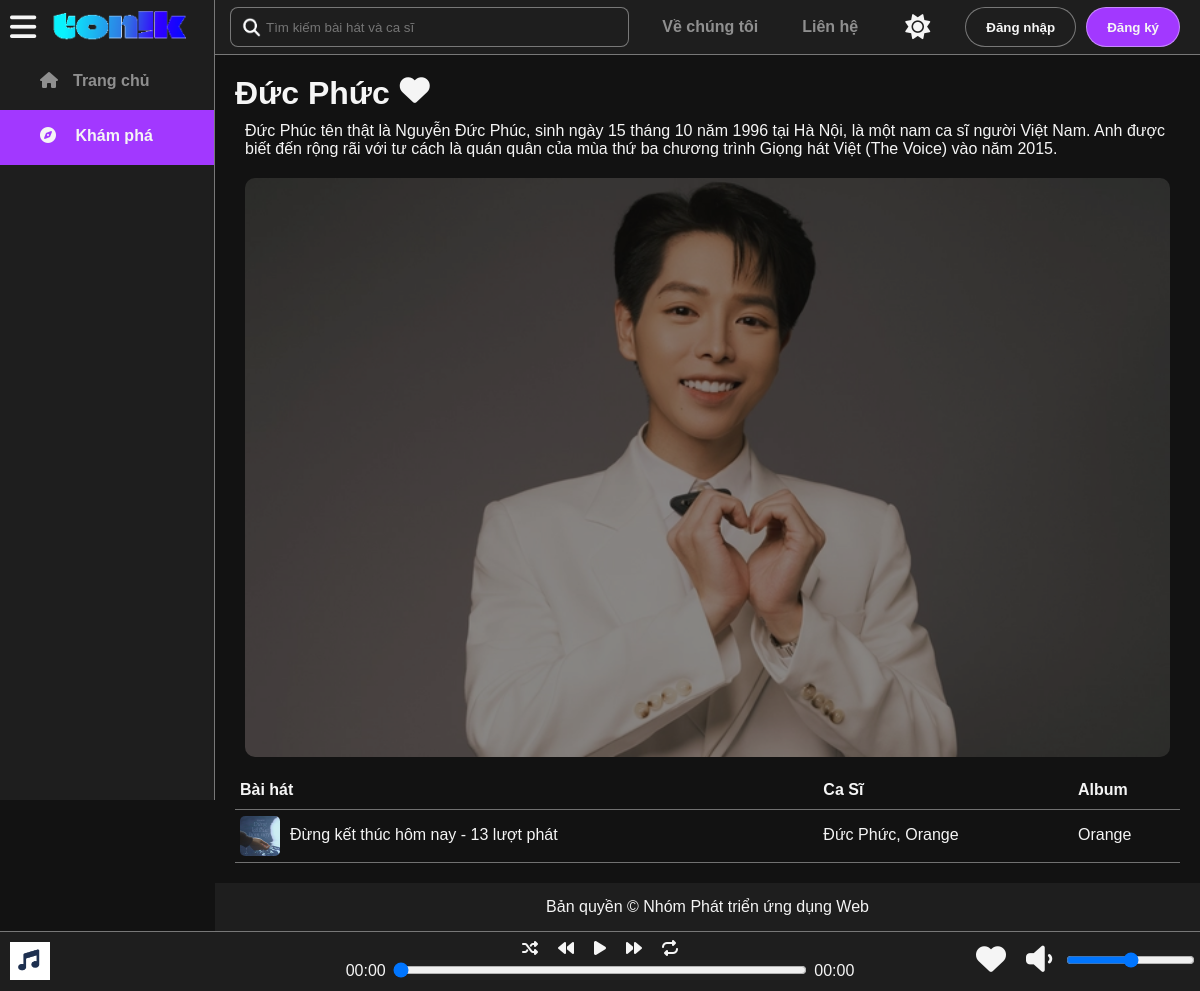
The page /blank_web/play-music/load-ajax/load-song-in-singer.php?macs=CS002 on the database its author committed.
### tables this page shows
CREATE TABLE CaSi (
  MaCaSi char(5) NOT NULL,
  TenCaSi varchar(50),
  Picture varchar(200),
  Banner varchar(200),
  GioiThieu text,
  CONSTRAINT pk_casi PRIMARY KEY (MaCaSi)
);

CREATE TABLE BaiHat_CaSi (
  MaBaiHat char(5) NOT NULL,
  MaCaSi char(5) NOT NULL,
  CONSTRAINT pk_bt_cs PRIMARY KEY (MaBaiHat, MaCaSi)
);

CREATE TABLE BaiHat (
  MaBaiHat char(5) NOT NULL,
  TenBH varchar(100),
  Picture varchar(200),
  Audio varchar(200),
  SoLuotPhat int,
  MaAlbum char(5),
  CONSTRAINT pk_baihat PRIMARY KEY (MaBaiHat)
);

### blank_web/play-music/load-ajax/load-song-in-singer.php (the view, shortened to what this page needs)
<?php include("../config/connect.php"); ?>
<?php if (!empty($_SERVER['HTTP_X_REQUESTED_WITH']) &&
strtolower($_SERVER['HTTP_X_REQUESTED_WITH']) == 'xmlhttprequest') {?>
<?php $macs = $_GET['macs'];
$sql = "select * from CaSi where MaCaSi = '$macs'";
$result = $conn->query($sql);
while ($row = $result->fetch_assoc()) { ?>
	<div>
		<div class="singer-name-in-banner">
			<div style="margin-right: 10px; font-size: 200%; font-weight: bold;"><?php echo $row['TenCaSi']; ?></div>
			<div class="save-singer" data-macs="<?php echo $row['MaCaSi']; ?>">
				<?php if (!empty($_SESSION)) {
					$stmt = $conn->prepare("select * from Usr_CaSi where MaUsr = ? and MaCaSi = ?");
					$maUsr = $_SESSION['mausr'];
					$stmt->bind_param("is", $maUsr, $macs);
					$stmt->execute();
					$result2 = $stmt->get_result();
					if ($result2->num_rows > 0) { ?>
				<span style="font-size: 30px; color: var(--button-color);" class="fa-solid fa-heart"></span>
					<?php } else { ?>
				<span style="font-size: 30px;" class="fa-solid fa-heart"></span>
					<?php }
				} else { ?>
				<span style="font-size: 30px;" class="fa-solid fa-heart"></span>
				<?php } ?>
			</div>
		</div>
		<p style="padding: 10px;"><?php echo $row['GioiThieu']; ?><p>
	</div>
	<div class="banner">
		<img src="<?php echo $row['Banner']; ?>"/>
		<div class="banner-content">
			<div></div>
			<div></div>
		</div>
	</div>
<?php }
$stmt = $conn->prepare("select * from BaiHat as bh, BaiHat_CaSi as bh_cs where bh.MaBaiHat = bh_cs.MaBaiHat
and bh_cs.MaCaSi= ?");
$stmt->bind_param("s", $macs);
$stmt->execute();
$result = $stmt->get_result();?>
<?php if ($result->num_rows > 0) { ?>
	<table>
		<thead>
			<tr>
				<th>Bài hát</th>
				<th>Ca Sĩ</th>
				<th>Album</th>
			</tr>
		</thead>
		<tbody>
<?php while ($row = $result->fetch_assoc()) { ?>
<?php $mabh = $row['MaBaiHat'];
		$sql2 = "SELECT cs.TenCaSi FROM CaSi cs JOIN BaiHat_CaSi bhcs ON cs.MaCaSi = bhcs.MaCaSi WHERE bhcs.MaBaiHat = '$mabh'";
		$result_casi = $conn->query($sql2);
		$i = 1;
		$number_rows = $result_casi->num_rows;
		$song_singer = "";
		while ($row_casi = $result_casi->fetch_assoc()) {
		  $song_singer .= $row_casi['TenCaSi'];
		  if ($i < $number_rows) {
			$song_singer .= ", ";
			$i++;
		  }
		}
$sql3 = "select TenAlbum from Album as al, BaiHat as bh where al.MaAlbum = bh.MaAlbum and bh.MaBaiHat = '$mabh'";
		$result_album = $conn->query($sql3);
		$i = 1;
		$number_rows = $result_album->num_rows;
		$album_list = "";
		while ($row_album = $result_album->fetch_assoc()) {
		  $album_list .= $row_album['TenAlbum'];
		  if ($i < $number_rows) {
			$album_list .= ", ";
			$i++;
		  }
		}		?>
			<tr class="music-playlist" data-src="<?php echo $row['Audio']; ?>" data-img="<?php echo $row['Picture']; ?>" data-title="<?php echo $row['TenBH'];?>" data-singer="<?php echo $song_singer; ?>"
			data-mabaihat="<?php echo $row['MaBaiHat']; ?>">
				<td>
					<div style="display: flex;">
						<div style="padding-top: 5px;">
							<img src="<?php echo $row['Picture'];?>" width="40px" height="40px" style="border-radius: 5px;">
						</div>
						<div style="padding: 15px 0px 0px 10px;">
							<?php echo $row['TenBH']; ?> - <?php echo $row['SoLuotPhat']; ?> lượt phát
						</div>
					</div>
					<div class="extra-info"><i><?php echo $song_singer; ?> - <?php echo $album_list; ?></i></div>
				</td>
				<td>
					<div style="padding-top: 15px;">
						<?php echo $song_singer; ?>
					</div>
				</td>
				<td><div style="padding-top: 15px;"><?php echo $album_list; ?></div></td>
			</tr>
<?php }	?>
		</tbody>
	</table>
<?php }	?>
<script>
		offsetType = 6;
		offsetSinger = 6;
		offsetAlbum = 6;
		$(window).scrollTop(0);
		$(".menu").removeClass("menu-active");
		$(".explore-menu").addClass("menu-active");
</script>
<?php } else { ?>
<?php include("../include/user/header.php");?>
<?php include("../include/user/music-control.php");?>
<?php include("../include/user/sidebar.php");?>
<div class="main-content">
<?php $macs = $_GET['macs'];
$sql = "select * from CaSi where MaCaSi = '$macs'";
$result = $conn->query($sql);
while ($row = $result->fetch_assoc()) { ?>
	<div>
		<div class="singer-name-in-banner">
			<div style="margin-right: 10px; font-size: 200%; font-weight: bold;"><?php echo $row['TenCaSi']; ?></div>
			<div class="save-singer" data-macs="<?php echo $row['MaCaSi']; ?>">
				<?php if (!empty($_SESSION)) {
					$stmt = $conn->prepare("select * from Usr_CaSi where MaUsr = ? and MaCaSi = ?");
					$maUsr = $_SESSION['mausr'];
					$stmt->bind_param("is", $maUsr, $macs);
					$stmt->execute();
					$result2 = $stmt->get_result();
					if ($result2->num_rows > 0) { ?>
				<span style="font-size: 30px; color: var(--button-color);" class="fa-solid fa-heart"></span>
					<?php } else { ?>
				<span style="font-size: 30px;" class="fa-solid fa-heart"></span>
					<?php }
				} else { ?>
				<span style="font-size: 30px;" class="fa-solid fa-heart"></span>
				<?php } ?>
			</div>
		</div>
		<p style="padding: 10px;"><?php echo $row['GioiThieu']; ?><p>
	</div>
	<div class="banner">
		<img src="<?php echo $row['Banner']; ?>"/>
	</div>
<?php }
$stmt = $conn->prepare("select * from BaiHat as bh, BaiHat_CaSi as bh_cs where bh.MaBaiHat = bh_cs.MaBaiHat
and bh_cs.MaCaSi= ?");
$stmt->bind_param("s", $macs);
$stmt->execute();
$result = $stmt->get_result();?>
<?php if ($result->num_rows > 0) { ?>
	<table>
		<thead>
			<tr>
				<th>Bài hát</th>
				<th>Ca Sĩ</th>
				<th>Album</th>
			</tr>
		</thead>
		<tbody>
<?php while ($row = $result->fetch_assoc()) { ?>
<?php $mabh = $row['MaBaiHat'];
		$sql2 = "SELECT cs.TenCaSi FROM CaSi cs JOIN BaiHat_CaSi bhcs ON cs.MaCaSi = bhcs.MaCaSi WHERE bhcs.MaBaiHat = '$mabh'";
		$result_casi = $conn->query($sql2);
		$i = 1;
		$number_rows = $result_casi->num_rows;
		$song_singer = "";
		while ($row_casi = $result_casi->fetch_assoc()) {
		  $song_singer .= $row_casi['TenCaSi'];
		  if ($i < $number_rows) {
			$song_singer .= ", ";
			$i++;
		  }
		}
$sql3 = "select TenAlbum from Album as al, BaiHat as bh where al.MaAlbum = bh.MaAlbum and bh.MaBaiHat = '$mabh'";
		$result_album = $conn->query($sql3);
		$album_list = "";
		while ($row_album = $result_album->fetch_assoc()) {
		  $album_list .= $row_album['TenAlbum'];
		}		?>
			<tr class="music-playlist" data-src="<?php echo $row['Audio']; ?>" data-img="<?php echo $row['Picture']; ?>" data-title="<?php echo $row['TenBH'];?>" data-singer="<?php echo $song_singer; ?>"
			data-mabaihat="<?php echo $row['MaBaiHat']; ?>">
				<td>
					<div style="display: flex;">
						<div style="padding-top: 5px;">
							<img src="<?php echo $row['Picture'];?>" width="40px" height="40px" style="border-radius: 5px;">
						</div>
						<div style="padding: 15px 0px 0px 10px;">
							<?php echo $row['TenBH']; ?> - <?php echo $row['SoLuotPhat']; ?> lượt phát
						</div>
					</div>
				</td>
				<td>
					<div style="padding-top: 15px;">
						<?php echo $song_singer; ?>
					</div>
				</td>
				<td><div style="padding-top: 15px;"><?php echo $album_list; ?></div></td>
			</tr>
<?php }	?>
		</tbody>
	</table>
<?php }	?>
</div>
<?php include("../include/user/footer.php");?>
<?php } ?>

### blank_web/play-music/include/user/header.php (shortened to what this page needs)
<!DOCTYPE html>
<html>
	<head>
		<link rel="stylesheet" type="text/css" href="/play-music/css/user/style.css"/>
	</head>
	<body>
		<div class="nav-bar">
			<div class="top-toggle-logo">
				<div class="toggle">
				</div>
				<div class="logo" onclick="loadSite('index.php');">
					<a>
					</a>
				</div>
			</div>
			<div class="top-search">
				<input type="text" class="search" placeholder="Tìm kiếm bài hát và ca sĩ"/>
			</div>
			<div class="top-menu">
				<ul>
					<li><a class="about-us-menu menu" onclick="loadSite('about-us.php');">Về chúng tôi</a></li>
					<li><a class="contact-menu menu" onclick="loadSite('contact.php');">Liên hệ</a></li>
				</ul>
			</div>
			<div class="top-button-login">
				<?php if (isset($_SESSION['role']) && ($_SESSION["role"] == "admin" || $_SESSION["role"] == "user")) {
					$sql = "select Avatar from Usr where Username = '{$_SESSION['username']}'";
					$result = $conn->query($sql);
					$avatar = "";
					while ($row = $result->fetch_assoc()) {
						$avatar = $row['Avatar'];
					}?>
				<div class="dark-mode">
					<span class="fa-solid fa-sun" style="font-size: 25px"></span>
				</div>
				<div class="login-item">
					<img onclick="showLoginDropdownMenu();" src="<?php echo $avatar;?>" width="40px" style="border-radius: 50%;"/>
					<div class="login-dropdown-menu">
						<div class="login-account">
							<?php $username = $_SESSION['username'];
							$stmt = $conn->prepare("select HoTen from Usr where Username = ? limit 1");
							$stmt->bind_param("s", $username);
							$stmt->execute();
							$result = $stmt->get_result();
							if ($result->num_rows > 0) {
								while ($row = $result->fetch_assoc()) { ?>
								<div><img src="<?php echo $avatar;?>" width="40px" style="border-radius: 50%;"/></div>
								<div class="name updated-account"><?php echo $row["HoTen"];?></div>
								<?php }
							}?>
						</div>
						<ul>
							<?php if (!empty($_SESSION) && $_SESSION['role'] == "admin") { ?>
							<li><a href="/play-music/admin/dashboard.php">Dashboard</a></li>
							<?php } ?>
							<li><a id="profile-menu" class="menu" onclick="loadSite('profile.php');">Hồ sơ</a></li>
							<li><a href="log-out.php">Đăng xuất</a><li>
						</ul>
						<div style="height:10px;">
						</div>
					</div>
					<script>
						function showLoginDropdownMenu() {
							$(".login-dropdown-menu").toggle();
						}
					</script>
				</div>
				<div>
				</div>
				<?php } else { ?>
				<div class="dark-mode">
				</div>
				<div class="button-item">
					<input type="button" onclick="location.href='log-in.php'" class="button-secondary" value="Đăng nhập"/>
				</div>
				<div class="button-item">
					<input type="button" onclick="location.href='sign-up.php'" value="Đăng ký"/>
				</div>
				<?php } ?>
			</div>
		</div>

### blank_web/play-music/include/user/music-control.php (shortened to what this page needs)
<div class="music-control">
	<div class="left-control">
        <div class="song-picture-container">
			<img id="song-picture" src="/play-music/media/image/items/music-disc.png" width="40px"/>
        </div>
        <div class="song-content-container">
        </div>
	</div>
	<div class="center-control" align="center">
		<div class="control-button">
			<div id="random" class="control-button-hover" style="margin: 0px 10px 0px 10px">
				<span class="fa-solid fa-random"></span>
			</div>
			<div id="backward" class="control-button-hover" style="margin: 0px 10px 0px 10px">
				<span class="fa-solid fa-backward"></span>
			</div>
			<div id="pause" class="control-button-hover" style="margin: 0px 10px 0px 10px">
				<span class="fa-solid fa-play"></span>
			</div>
			<div id="forward" class="control-button-hover" style="margin: 0px 10px 0px 10px">
				<span class="fa-solid fa-forward"></span>
			</div>
			<div id="repeat" class="control-button-hover" style="margin: 0px 10px 0px 10px">
				<span class="fa-solid fa-repeat"></span>
			</div>
		</div>
		<div class="control-bar">
			<div align="right">
				<span id="current-time">00:00 </span>
			</div>
			<div style="padding: 0px 7px 0px 7px;">
				<input type="range" id="time-bar" value="0" min="0" max="100" style="width: 100%;">
			</div>
			<div align="left">
				<span id="full-time"> 00:00</span>
			</div>
		</div>
	</div>
	<div class="right-control">
		<div id="heart" class="control-button-hover" style="padding:12px 20px 0px 0px;">
			<span class="fa-solid fa-heart" style="font-size: 30px;"></span>
		</div>
		<div class="control-button-hover" id="volume-icon" style="padding:12px 5px 0px 0px; width: 40px;">
			<span class="fa-solid fa-volume-down" style="font-size: 30px;"></span>
		</div>
		<div class="volume-bar-sm-screen" style="padding:20px 5px 0px 0px;">
			<input type="range" id="volume-bar" value="50" min="0" max="100" style="width: 100%;">
		</div>
	</div>
</div>

### blank_web/play-music/include/user/sidebar.php (shortened to what this page needs)
<div class="sidebar">
	<div class="side-toggle-logo">
		<div class="toggle">
			<span class="fa-solid fa-bars" style="font-size: 30px;"><span>
		</div>
		<div class="logo" onclick="loadSite('index.php');">
			<a>
				<img src="/play-music/media/image/items/logo.png" width="150px"/>
			</a>
		</div>
	</div>
	<div class="side-menu">
		<ul>
			<li><a class="index-menu menu" onclick="loadSite('index.php');"><span class="fa-solid fa-house" style="margin-right:15px;"></span>Trang chủ</a></li>
			<li><a class="explore-menu menu" onclick="loadSite('explore.php');"><span class="fa-solid fa-compass" style="margin-right:15px;"></span> Khám phá</a></li>
		</ul>
	</div>
</div>
<div class="column">

### blank_web/play-music/include/user/footer.php (shortened to what this page needs)
		<div class="footer">
			Bản quyền &copy; Nhóm Phát triển ứng dụng Web
		</div>
	</div>
	</body>
</html>

### rows shown on the page
casi: TenCaSi "Đức Phức", GioiThieu "Đức Phúc tên thật là Nguyễn Đức Phúc, sinh ngày 15 tháng 10 năm 1996 tại Hà Nội, là một nam ca sĩ người Việt Nam. Anh được biết đến rộng rãi với tư cách là quán quân của mùa thứ ba chương trình Giọng hát Việt (The Voice) vào năm 2015.", Banner (picture)
baihat_casi: MaBaiHat.Picture (picture), MaBaiHat.TenBH "Đừng kết thúc hôm nay", MaBaiHat.SoLuotPhat "13", song_singer "Đức Phức, Orange", album_list "Orange"
